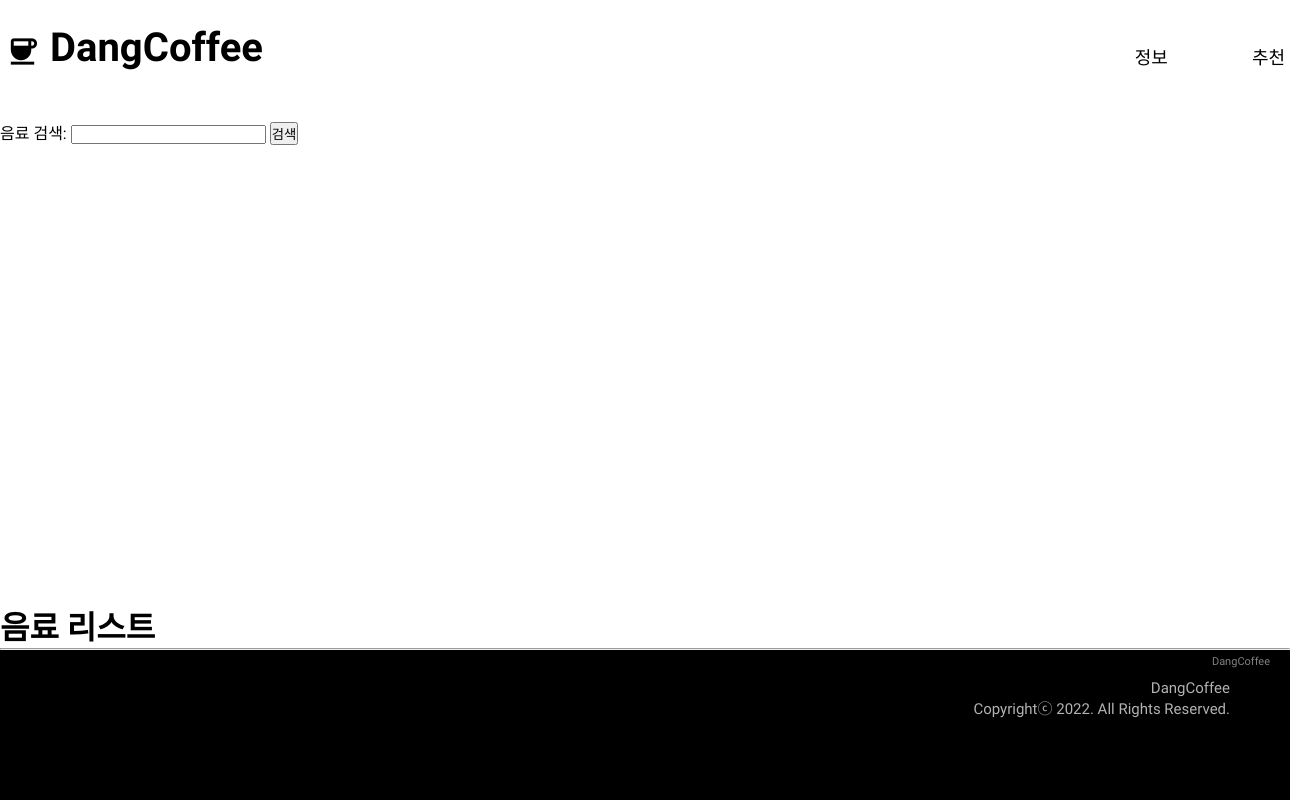
The page /info/ on the database as committed earlier.
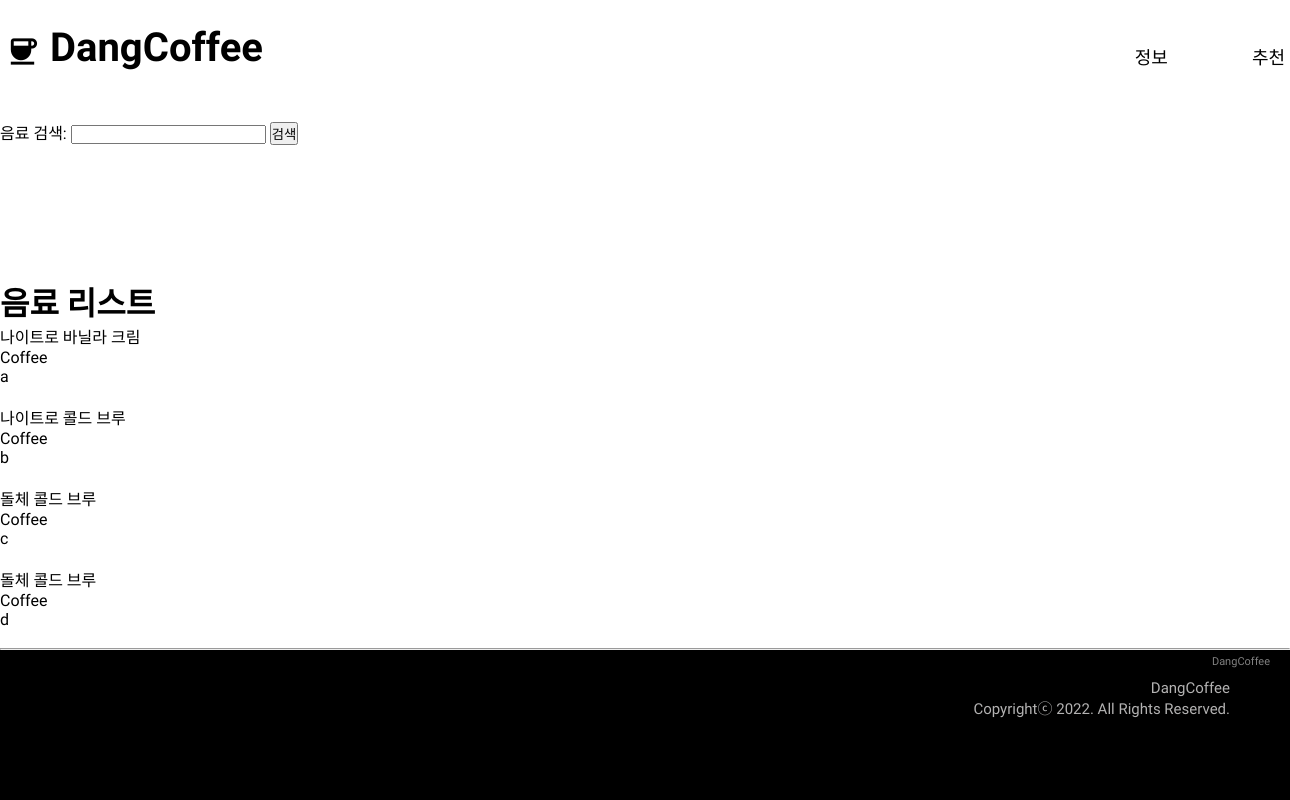
The same page on the database as committed later.
### infoapp/models.py (models this page shows, shortened)
class Product(models.Model):
    product_id = models.IntegerField(verbose_name='app_id', null=True, blank=True)
    korean_name = models.CharField(max_length=100)
    english_name = models.CharField(max_length=100)
    description = models.CharField(max_length=300)
    category = models.ForeignKey('Category', on_delete=models.CASCADE)

class Category(models.Model):
    name = models.CharField(max_length=50)
    menu = models.ForeignKey('Menu', on_delete=models.CASCADE)
    def __str__(self):
        return self.name

### infoapp/views.py (the view)
# urls.py: path('info/', infoapp.views.productlist),
def productlist(request):
    products = Product.objects.all()
    return render(request, 'infoapp/infolist.html', {'products': products})

### infoapp/templates/infoapp/infolist.html
{% extends 'base.html' %}
{% load static %}
{% block content %}
    <div style="flex:1;">
    <form action="info/result" method='GET'>
        음료 검색: <input type='search' name='query'>
        <input type='submit' value='검색'>
    </form>
    </div>
    <div>
    <h1>음료 리스트</h1>
    {% for product in products %}
        {{ product.korean_name }}<br/>
        {{ product.category }}<br/>
        {{ product.english_name }}<br/>
        <br/>
    {% endfor %}
    </div>
{% endblock %}

### templates/base.html
<!DOCTYPE html>
<html lang="ko">
    {% include 'head.html' %}
<body>
    {% include 'header.html' %}
    {% block content %}
    {% endblock %}
    <hr>
    {% include 'footer.html' %}
</body>

### templates/head.html (shortened to what this page needs)
{% load static %}
<head>
    <link rel="stylesheet" type="text/css" href="{% static 'base.css' %}">
</head>

### templates/header.html
<div class="wrap">
    <div class="intro_bg">
        <div class="header">
            <div class="logo">
                <a href="/" class="material-icons" style="padding-top: 10px; font-size: 35px;">coffee</a>
                <a href="/" class="logoname">DangCoffee</a>
            </div>
            <ul class="nav">
                <li><a href='/info'>정보</a></li>
                <li><a href='/recommend1'>추천</a></li>
            </ul>
        </div>
    </div>
</div>

### templates/footer.html
    <footer>
        <nav>
            <a href='' target='_blank'>DangCoffee</a>
        </nav>
        <p>
            <span>DangCoffee</span><br/>
            <span>Copyrightⓒ 2022. All Rights Reserved.</span>
        </p>
    </footer>

### static/base.css (style rules this page uses)
* { font-family: 'Jua', sans-serif; list-style: none; text-decoration: none; border-collapse: collapse; margin: 0px; padding: 0px; color: black; }
.intro_bg { background-size: cover; height: 120px; }
.header { display:flex; width: 1280px; height: 86px; margin: auto; }
.logo { width: 300px; height: 40px; border-radius: 5px; margin-top: 24px; }
.logoname { color: black; border: none; width: 250px; height: 40px; padding-left:10px; font-weight: bold; font-size:40px; position: absolute; }
.nav { display: flex; justify-content: flex-end; line-height: 86px; width:calc(1280px - 300px); color: white; margin-left: 400px; margin-top : 15px; }
.nav > li { margin-left: 84px; }
.nav > li > a { color: black; font-size : 18px; }
footer { position: relative; left: 0; bottom: 0; width: 100%; height: 150px; padding: 0; text-align: right; color: white; background: black; }
footer a { display: inline-block; margin: 0 20px 10px 20px; color: #808080; font-size: 11px; }
footer p { margin-top: 0; margin-bottom: 0; }
footer p span { font-size: 15px; color: rgb(179, 178, 178); display: inline-block; margin-right: 60px; }
html, body { height: 100%; display: flex; flex-flow: column; margin: 0; }

Rows that differ between the two databases and show on the page:
added Product: korean_name "나이트로 바닐라 크림", category "Coffee", english_name "a"
added Product: korean_name "나이트로 콜드 브루", category "Coffee", english_name "b"
added Product: korean_name "돌체 콜드 브루", category "Coffee", english_name "c"
added Product: korean_name "돌체 콜드 브루", category "Coffee", english_name "d"
